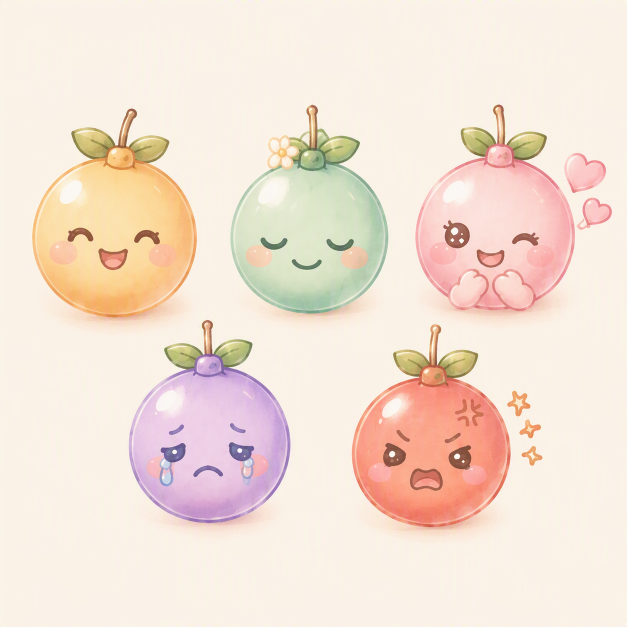
#> input picture src/assets/Designer (50).png, 1254 x 1254 px (shown at 1/2 size)
$ python fix_lovely.py
#> lines starting #> are read from the running program, lines starting #| are printed output that depends on the picture
import sys
import os
from PIL import Image, ImageCms, ImageDraw

img = Image.open("src/assets/Designer (50).png").convert("RGBA")

# Extract the crop that contains lovely but NOT the ghost fruit.
# The ghost fruit was on the left.
# Let's crop from x=830 to 1200, y=210 to 600
box = (820, 220, 1180, 580)
crop = img.crop(box)
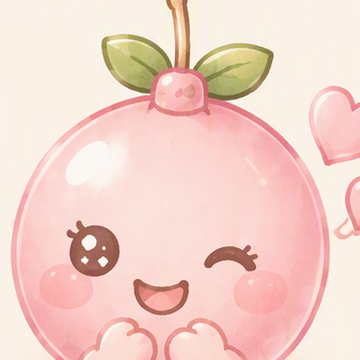
#> crop: PIL image 360x360 RGBA; mean R, G, B, A 243.5, 211.2, 201.5, 255

# We want to make the background transparent.
# The background color is approximately (253, 241, 233, 255)
# We will do a flood fill from (0,0) with transparency.

def flood_fill_transparency(image, seed_point, tolerance):
#> called with seed_point = (0, 0), tolerance = 20
    data = image.load()
    width, height = image.size
#> width = 360; height = 360
    seed_color = data[seed_point]
#> seed_color = (250, 242, 231, 255)

    # Target color is transparent
    target_color = (0, 0, 0, 0)

    # stack for flood fill
    stack = [seed_point]

    # visited set
    visited = set()

    while stack:
        x, y = stack.pop()
        if (x, y) in visited:
            continue
        visited.add((x, y))

        current_color = data[x, y]

        # Check distance
        r_diff = abs(current_color[0] - seed_color[0])
        g_diff = abs(current_color[1] - seed_color[1])
        b_diff = abs(current_color[2] - seed_color[2])

        if r_diff <= tolerance and g_diff <= tolerance and b_diff <= tolerance:
            data[x, y] = target_color
            if x > 0: stack.append((x - 1, y))
            if x < width - 1: stack.append((x + 1, y))
            if y > 0: stack.append((x, y - 1))
            if y < height - 1: stack.append((x, y + 1))
#> this loop made 89785 passes
#> (g_diff, b_diff) on passes 1 to 3: (0, 0), (0, 0), (0, 0)
#> after the loop, stack = []; visited = 23125 items

flood_fill_transparency(crop, (0, 0), 20)
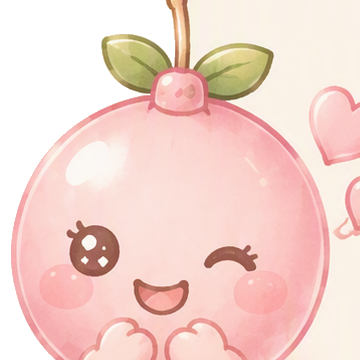
#> crop: PIL image 360x360 RGBA; mean R, G, B, A 199.9, 169.1, 161.3, 210.6; transparent parts drawn white

# Save the final lovely image
icc = img.info.get('icc_profile')
crop.save("src/assets/final_lovely.png", "PNG", icc_profile=icc)
print("Saved final_lovely.png")

$ run again, with src/assets/Designer (51).png copied over src/assets/Designer (50).png
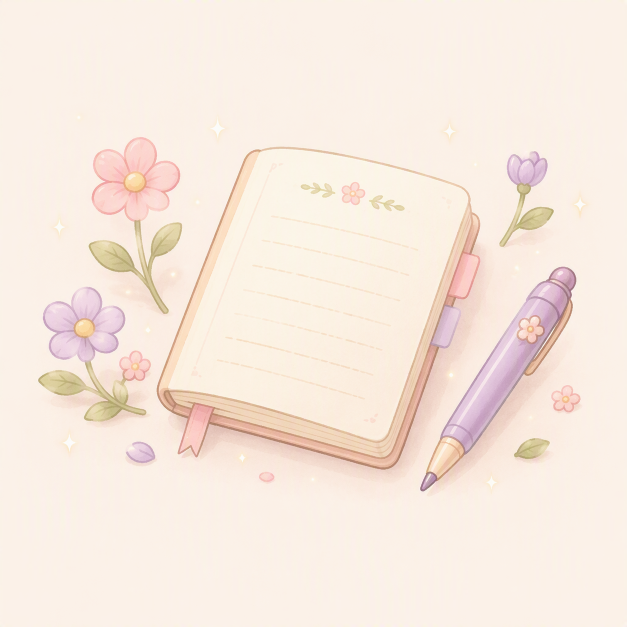
#> input picture src/assets/Designer (51).png, 1254 x 1254 px (shown at 1/2 size)
#> `crop = img.crop(box)`:
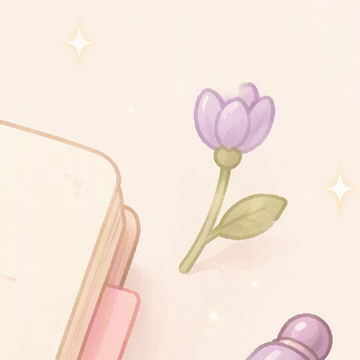
#> crop: PIL image 360x360 RGBA; mean R, G, B, A 246.5, 231.6, 220.9, 255
#> seed_color = (251, 241, 230, 255)
#> the loop in flood_fill_transparency, `while stack:` made 349966 passes
#> (current_color, r_diff, g_diff, b_diff) on passes 1 to 3: ((251, 241, 230, 255), 0, 0, 0), ((251, 241, 230, 255), 0, 0, 0), ((252, 241, 230, 255), 1, 0, 0)
#> after the loop in flood_fill_transparency, `while stack:`: stack = []; visited = 89223 items
#> `flood_fill_transparency(crop, (0, 0), 20)`:
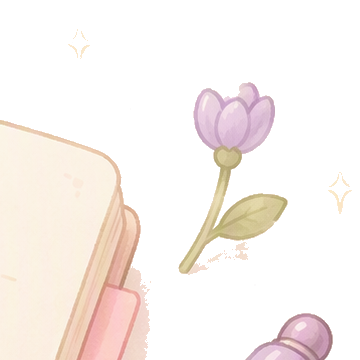
#> crop: PIL image 360x360 RGBA; mean R, G, B, A 76.8, 69.7, 65.7, 82.4; transparent parts drawn white

$ run again, with src/assets/Designer (67).png copied over src/assets/Designer (50).png
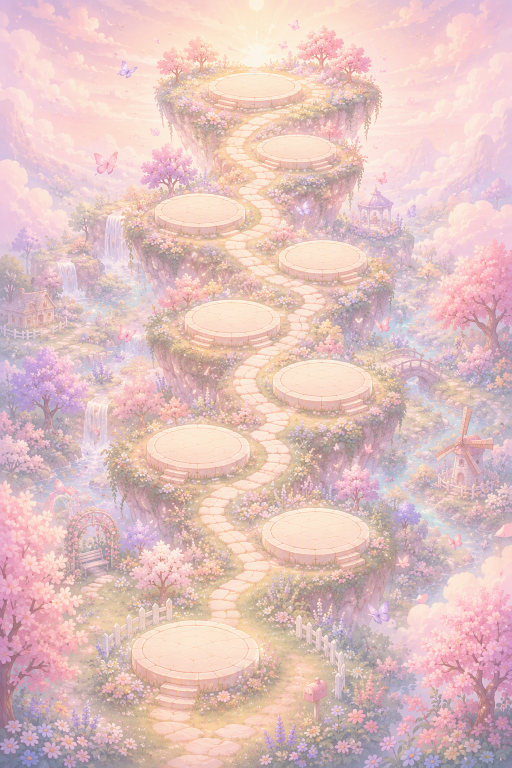
#> input picture src/assets/Designer (67).png, 1024 x 1536 px (shown at 1/2 size)
#> `crop = img.crop(box)`:
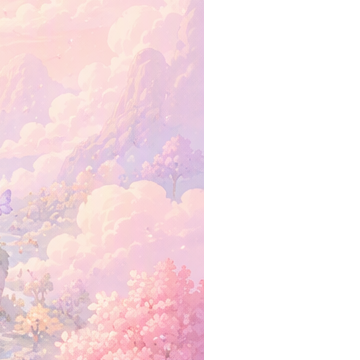
#> crop: PIL image 360x360 RGBA; mean R, G, B, A 136.8, 117.9, 121.5, 144.5; transparent parts drawn white
#> seed_color = (252, 222, 216, 255)
#> the loop in flood_fill_transparency, `while stack:` made 177619 passes
#> (current_color, r_diff, g_diff, b_diff) on passes 1 to 3: ((252, 222, 216, 255), 0, 0, 0), ((252, 220, 215, 255), 0, 2, 1), ((252, 224, 216, 255), 0, 2, 0)
#> after the loop in flood_fill_transparency, `while stack:`: stack = []; visited = 47500 items
#> `flood_fill_transparency(crop, (0, 0), 20)`:
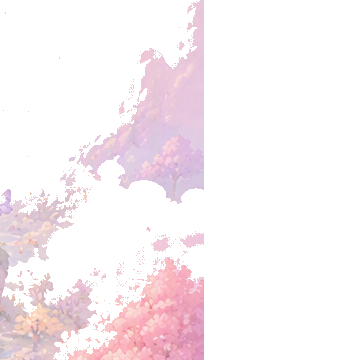
#> crop: PIL image 360x360 RGBA; mean R, G, B, A 51.7, 43.2, 46.4, 56.9; transparent parts drawn white
